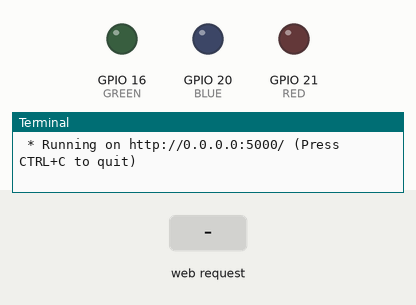
Recording of a program running on a simulated Raspberry Pi (BCM pin numbers). Shown: output pins drawn as LEDs (lit = HIGH), the last lines printed to the terminal. Inputs (shaded band) come from the test bench. The clock reads 2024-03-15 10:24:30 at power-on unless the program sets it.

Above: at 1.2 s.
1.3 s: HTTP request for /led/red received
At 1.9 s:
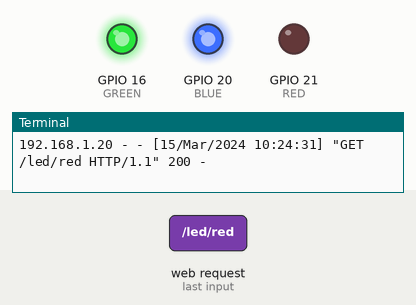
2.8 s: HTTP request for /led/green received
At 4.0 s:
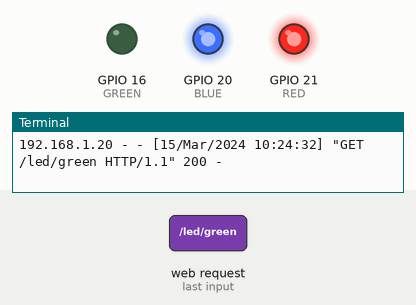
4.3 s: HTTP request for /led/blue received
At 5.3 s:
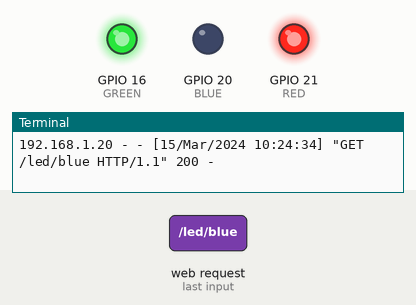
Timing chart, 0 to 7.3 s (numbered marks = the images above; inputs shaded):
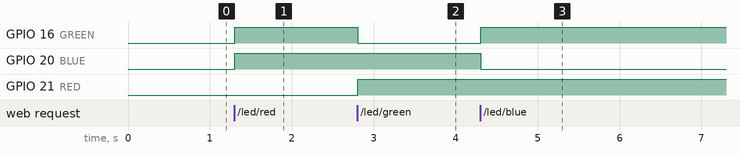

The program:

appLed3.py
```python
from flask import Flask
import RPi.GPIO as GPIO

app = Flask(__name__)

RED = 21
BLUE = 20
GREEN = 16

GPIO.setmode(GPIO.BCM)
GPIO.setup(RED, GPIO.OUT)
GPIO.setup(BLUE, GPIO.OUT)
GPIO.setup(GREEN, GPIO.OUT)

@app.route('/')
def helloflask():
	return "LED Control Web"

@app.route('/led/<state>')
def led(state):
	if state == 'red':
		GPIO.output(RED, GPIO.LOW)
		GPIO.output(GREEN, GPIO.HIGH)
		GPIO.output(BLUE, GPIO.HIGH)
	elif state == 'green':
		GPIO.output(RED, GPIO.HIGH)
		GPIO.output(GREEN, GPIO.LOW)
		GPIO.output(BLUE, GPIO.HIGH)
	elif state == 'blue':
		GPIO.output(RED, GPIO.HIGH)
		GPIO.output(GREEN, GPIO.HIGH)
		GPIO.output(BLUE, GPIO.LOW)
	return "LED " + state

@app.route('/led/clean')
def gpioCleanup():
	GPIO.cleanup()
	return "<h1> GPIO CLEANUP </h1>"

if __name__ == "__main__":
	app.run(host='0.0.0.0')
```

Measured:
- after the input at 1.3 s, GPIO 16 (GREEN), GPIO 20 (BLUE): LOW → HIGH at once
- after the input at 2.8 s, GPIO 16 (GREEN): HIGH → LOW at once; GPIO 21 (RED): LOW → HIGH at once
- after the input at 4.3 s, GPIO 16 (GREEN): LOW → HIGH at once; GPIO 20 (BLUE): HIGH → LOW at once
